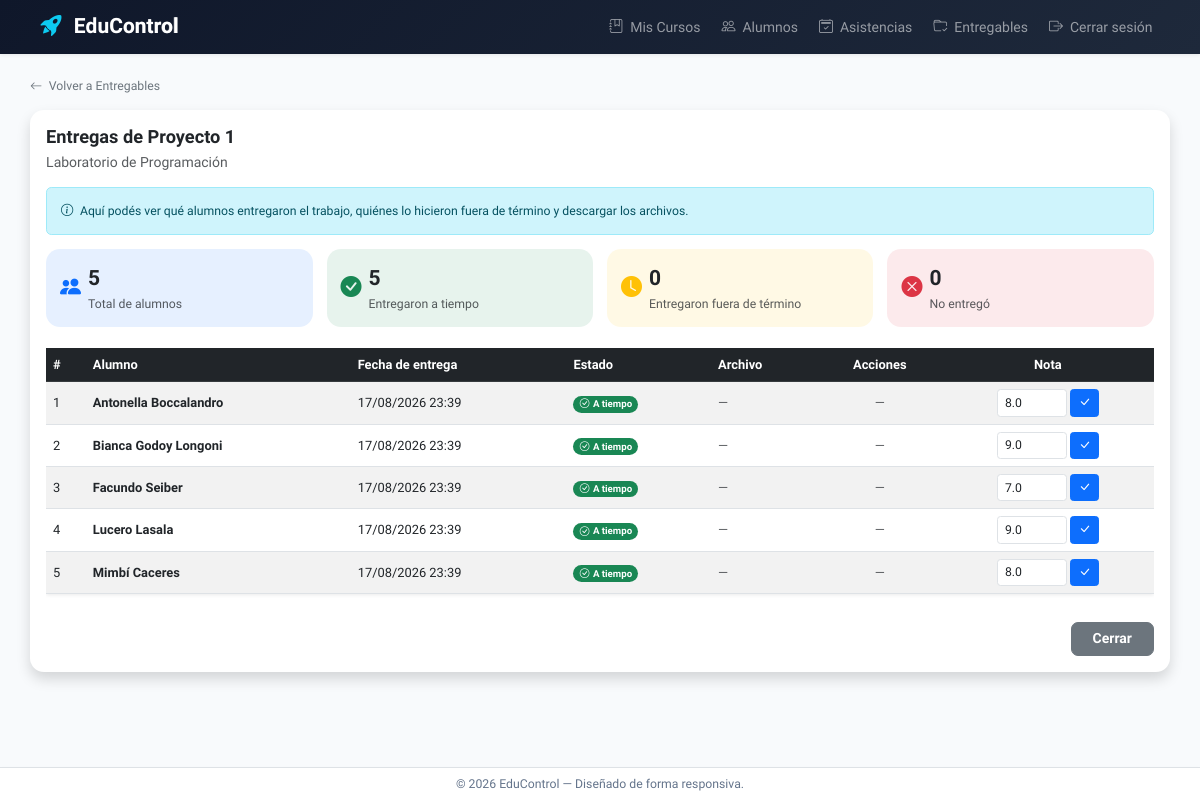
The page /entregable/ver/1/ (signed in) on the database its author committed.
### myApp/models.py (models this page shows, shortened)
class Entregable(models.Model):
    nombre = models.CharField(max_length=100)
    fecha_publicacion = models.DateTimeField(null=True, blank=True)
    fecha_vencimiento = models.DateTimeField(null=True, blank=True)
    publicado = models.BooleanField(default=True)
    consigna = models.TextField(blank=True, default='')
    archivo = models.FileField(upload_to='entregables/', blank=True, null=True)
    cantidad_entregados = models.IntegerField(
        default=0,
        validators=[MinValueValidator(0)]
    )
    curso = models.ForeignKey(
        Curso,
        null=True,
        blank=True,
        on_delete=models.CASCADE,
        related_name='entregables',
    )

class Curso(models.Model):
    nombre = models.CharField(max_length=100)
    camada = models.IntegerField()
    profesores = models.ManyToManyField(
        Profesor,
        related_name='cursos',
        blank=True,
    )

class Estudiante(models.Model):
    nombre = models.CharField(max_length=100)
    apellido = models.CharField(max_length=100)
    email = models.EmailField()
    asistencia = models.IntegerField(
        validators=[MinValueValidator(0), MaxValueValidator(100)]
    )
    promedio = models.FloatField(
        validators=[MinValueValidator(0.0), MaxValueValidator(10.0)]
    )
    proyectos_hechos = models.IntegerField(default=0)
    proyectos_totales = models.IntegerField(default=15)

class Entrega(models.Model):
    entregable = models.ForeignKey(
        Entregable,
        on_delete=models.CASCADE,
        related_name='entregas',
    )
    estudiante = models.ForeignKey(
        Estudiante,
        on_delete=models.CASCADE,
        related_name='entregas',
    )
    fecha_entrega = models.DateTimeField()
    archivo = models.FileField(upload_to='entregas/', blank=True, null=True)
    nota = models.FloatField(
        null=True, blank=True,
        validators=[MinValueValidator(1.0), MaxValueValidator(10.0)]
    )
    class Meta:
        unique_together = ('entregable', 'estudiante')

### myApp/views.py (the view)
# urls.py: path('entregable/ver/<int:id>/', entregable_ver, name='entregableVer'),
@login_required
@profesor_required
def entregable_ver(request, id):
    entregable = get_object_or_404(Entregable, id=id, curso__profesores__user=request.user)
    curso = entregable.curso
    inscripciones = Inscripcion.objects.filter(curso=curso).select_related('estudiante').order_by('estudiante__nombre', 'estudiante__apellido')
    entregas_por_estudiante = {
        e.estudiante_id: e for e in Entrega.objects.filter(entregable=entregable)
    }
    filas = []
    a_tiempo = 0
    fuera_de_termino = 0
    no_entrego = 0
    for inscripcion in inscripciones:
        entrega = entregas_por_estudiante.get(inscripcion.estudiante_id)
        if entrega:
            es_a_tiempo = not entregable.fecha_vencimiento or entrega.fecha_entrega <= entregable.fecha_vencimiento
            if es_a_tiempo:
                a_tiempo += 1
            else:
                fuera_de_termino += 1
        else:
            no_entrego += 1
        filas.append({
            'estudiante': inscripcion.estudiante,
            'entrega': entrega,
            'a_tiempo': entrega and es_a_tiempo,
        })
    return render(request, 'myApp/entregable_ver.html', {
        'curso': curso,
        'entregable': entregable,
        'filas': filas,
        'total_alumnos': len(filas),
        'a_tiempo': a_tiempo,
        'fuera_de_termino': fuera_de_termino,
        'no_entrego': no_entrego,
    })

### myApp/context_processors.py (called while the page is built)
def roles(request):
    return {
        'es_admin': es_administrador(request.user),
        'es_profesor': es_profesor(request.user),
    }

### myApp/templates/myApp/entregable_ver.html (shortened to what this page needs)
{% extends 'myApp/base.html' %}
{% block contenido %}
<div class="mb-3">
    <a href="{% url 'myapp:curso_entregables' curso.id %}" class="text-decoration-none text-secondary small fw-medium">
        <i class="bi bi-arrow-left me-1"></i> Volver a Entregables
    </a>
</div>
<div class="card shadow border-0 rounded-4">
    <div class="card-body p-4">
        <h3 class="fw-bold text-dark mb-1">Entregas de {{ entregable.nombre }}</h3>
        <p class="text-muted mb-3">{{ curso.nombre }}</p>
        <div class="alert alert-info small">
            <i class="bi bi-info-circle me-1"></i>
            Aquí podés ver qué alumnos entregaron el trabajo, quiénes lo hicieron fuera de término y descargar los archivos.
        </div>
        <div class="row g-3 mb-4">
            <div class="col-6 col-md-3">
                <div class="bg-primary bg-opacity-10 rounded-4 p-3 h-100">
                    <div class="d-flex align-items-center gap-2">
                        <i class="bi bi-people-fill text-primary fs-4"></i>
                        <div>
                            <div class="fw-bold fs-4 text-dark">{{ total_alumnos }}</div>
                            <div class="small text-muted">Total de alumnos</div>
                        </div>
                    </div>
                </div>
            </div>
            <div class="col-6 col-md-3">
                <div class="bg-success bg-opacity-10 rounded-4 p-3 h-100">
                    <div class="d-flex align-items-center gap-2">
                        <i class="bi bi-check-circle-fill text-success fs-4"></i>
                        <div>
                            <div class="fw-bold fs-4 text-dark">{{ a_tiempo }}</div>
                            <div class="small text-muted">Entregaron a tiempo</div>
                        </div>
                    </div>
                </div>
            </div>
            <div class="col-6 col-md-3">
                <div class="bg-warning bg-opacity-10 rounded-4 p-3 h-100">
                    <div class="d-flex align-items-center gap-2">
                        <i class="bi bi-clock-fill text-warning fs-4"></i>
                        <div>
                            <div class="fw-bold fs-4 text-dark">{{ fuera_de_termino }}</div>
                            <div class="small text-muted">Entregaron fuera de término</div>
                        </div>
                    </div>
                </div>
            </div>
            <div class="col-6 col-md-3">
                <div class="bg-danger bg-opacity-10 rounded-4 p-3 h-100">
                    <div class="d-flex align-items-center gap-2">
                        <i class="bi bi-x-circle-fill text-danger fs-4"></i>
                        <div>
                            <div class="fw-bold fs-4 text-dark">{{ no_entrego }}</div>
                            <div class="small text-muted">No entregó</div>
                        </div>
                    </div>
                </div>
            </div>
        </div>
        <div class="table-responsive">
            <table class="table table-striped table-hover align-middle shadow-sm">
                <thead class="table-dark">
                    <tr>
                        <th scope="col">#</th>
                        <th scope="col">Alumno</th>
                        <th scope="col">Fecha de entrega</th>
                        <th scope="col">Estado</th>
                        <th scope="col">Archivo</th>
                        <th scope="col" class="text-center">Acciones</th>
                        <th scope="col" class="text-center">Nota</th>
                    </tr>
                </thead>
                <tbody>
                    {% for fila in filas %}
                    <tr>
                        <td>{{ forloop.counter }}</td>
                        <td><strong>{{ fila.estudiante.nombre }} {{ fila.estudiante.apellido }}</strong></td>
                        <td>
                            {% if fila.entrega %}{{ fila.entrega.fecha_entrega|date:"d/m/Y H:i" }}{% else %}—{% endif %}
                        </td>
                        <td>
                            {% if not fila.entrega %}
                            <span class="badge rounded-pill text-bg-danger"><i class="bi bi-x-circle me-1"></i>No entregó</span>
                            {% elif fila.a_tiempo %}
                            <span class="badge rounded-pill text-bg-success"><i class="bi bi-check-circle me-1"></i>A tiempo</span>
                            {% else %}
                            <span class="badge rounded-pill text-bg-warning"><i class="bi bi-clock me-1"></i>Fuera de término</span>
                            {% endif %}
                        </td>
                        <td>
                            {% if fila.entrega and fila.entrega.archivo %}
                            <i class="bi bi-file-earmark text-primary me-1"></i>{{ fila.entrega.archivo.name|cut:"entregas/" }}
                            {% else %}
                            <span class="text-muted">—</span>
                            {% endif %}
                        </td>
                        <td class="text-center">
                            {% if fila.entrega and fila.entrega.archivo %}
                            <a href="{{ fila.entrega.archivo.url }}" target="_blank" class="btn btn-outline-primary btn-sm">
                                <i class="bi bi-download"></i> Descargar
                            </a>
                            {% else %}
                            <span class="text-muted">—</span>
                            {% endif %}
                        </td>
                        <td class="text-center">
                            {% if fila.entrega %}
                            <form method="POST" action="{% url 'myapp:entregaCalificar' fila.entrega.id %}" class="d-flex align-items-center justify-content-center gap-1">
                                <input type="number" name="nota" min="1" max="10" step="0.1" class="form-control form-control-sm" style="width:70px;" value="{% if fila.entrega.nota %}{{ fila.entrega.nota|floatformat:"1u" }}{% endif %}" placeholder="1-10">
                                <button type="submit" class="btn btn-primary btn-sm">
                                    <i class="bi bi-check-lg"></i>
                                </button>
                            </form>
                            {% else %}
                            <span class="text-muted">—</span>
                            {% endif %}
                        </td>
                    </tr>
                    {% empty %}
                    <tr>
                        <td colspan="7" class="text-center text-muted py-4">
                            No hay alumnos inscriptos en este curso.
                        </td>
                    </tr>
                    {% endfor %}
                </tbody>
            </table>
        </div>
        <div class="d-flex justify-content-end mt-3">
            <a href="{% url 'myapp:curso_entregables' curso.id %}" class="btn btn-secondary fw-semibold rounded-3 px-4">
                Cerrar
            </a>
        </div>
    </div>
</div>
{% endblock %}

### myApp/templates/myApp/base.html (style rules this page uses)
html { font-size: 14px; }
body { font-family: 'Plus Jakarta Sans', sans-serif; background-color: #f8fafc; }
h3 { font-size: 1.3rem; }
.p-4 { padding: 1.15rem !important; }
.table { font-size: 0.92rem; }

### rows shown on the page
Entregable: nombre "Proyecto 1"
Curso: nombre "Laboratorio de Programación"
Estudiante: estudiante.nombre "Antonella", estudiante.apellido "Boccalandro", entrega.fecha_entrega "17/08/2026 23:39", nota "8.0"
Estudiante: estudiante.nombre "Bianca", estudiante.apellido "Godoy Longoni", entrega.fecha_entrega "17/08/2026 23:39", nota "9.0"
Estudiante: estudiante.nombre "Facundo", estudiante.apellido "Seiber", entrega.fecha_entrega "17/08/2026 23:39", nota "7.0"
Estudiante: estudiante.nombre "Lucero", estudiante.apellido "Lasala", entrega.fecha_entrega "17/08/2026 23:39", nota "9.0"
Estudiante: estudiante.nombre "Mimbí", estudiante.apellido "Caceres", entrega.fecha_entrega "17/08/2026 23:39", nota "8.0"

### other values the page prints
{{ total_alumnos }} "5"
{{ a_tiempo }} "5"
{{ fuera_de_termino }} "0"
{{ no_entrego }} "0"
